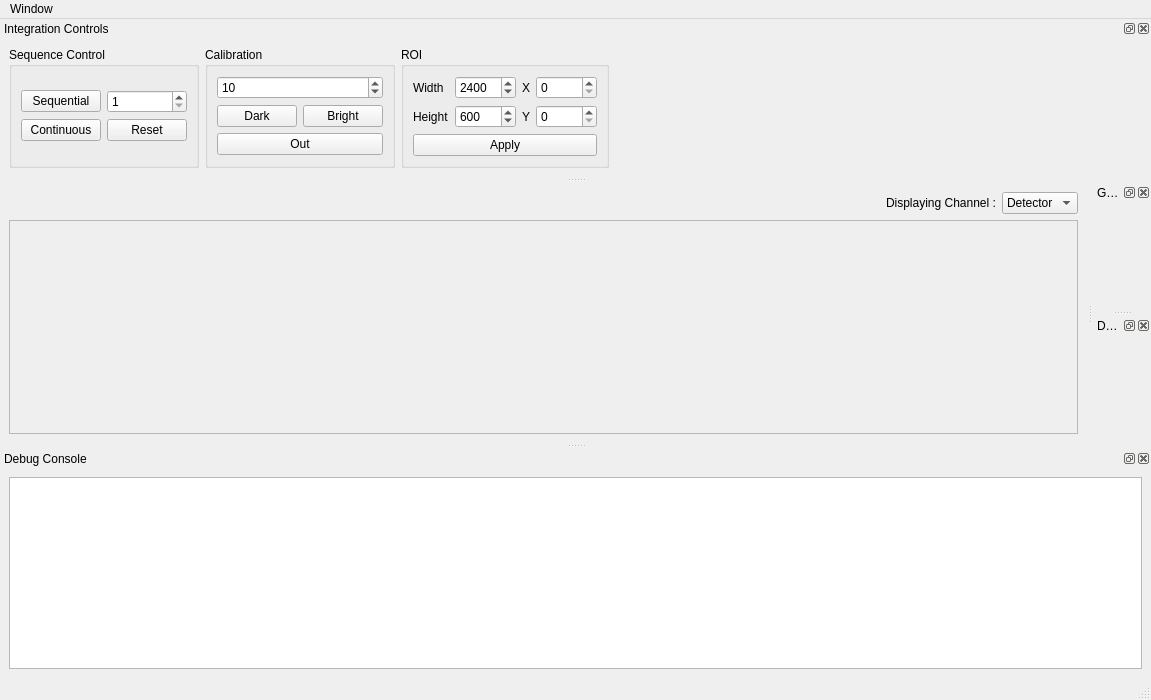
<?xml version="1.0" encoding="UTF-8"?>
<ui version="4.0">
 <class>MainWindow</class>
 <widget class="QMainWindow" name="MainWindow">
  <property name="geometry">
   <rect>
    <x>0</x>
    <y>0</y>
    <width>1151</width>
    <height>700</height>
   </rect>
  </property>
  <property name="windowTitle">
   <string>Project Xiso</string>
  </property>
  <property name="windowIcon">
   <iconset>
    <normaloff>:/Qylon/Resources/Icon.png</normaloff>:/Qylon/Resources/Icon.png</iconset>
  </property>
  <widget class="QWidget" name="centralwidget">
   <layout class="QGridLayout" name="gridLayout_11">
    <item row="2" column="0">
     <widget class="QFrame" name="frame">
      <property name="frameShape">
       <enum>QFrame::StyledPanel</enum>
      </property>
      <property name="frameShadow">
       <enum>QFrame::Raised</enum>
      </property>
     </widget>
    </item>
    <item row="0" column="0">
     <layout class="QHBoxLayout" name="horizontalLayout_4">
      <item>
       <spacer name="horizontalSpacer_2">
        <property name="orientation">
         <enum>Qt::Horizontal</enum>
        </property>
        <property name="sizeHint" stdset="0">
         <size>
          <width>40</width>
          <height>20</height>
         </size>
        </property>
       </spacer>
      </item>
      <item>
       <widget class="QLabel" name="label">
        <property name="text">
         <string>Displaying Channel :</string>
        </property>
       </widget>
      </item>
      <item>
       <widget class="QComboBox" name="comboBox_channel">
        <property name="currentText">
         <string>Grabber</string>
        </property>
        <item>
         <property name="text">
          <string>Detector</string>
         </property>
        </item>
        <item>
         <property name="text">
          <string>Grabber</string>
         </property>
        </item>
       </widget>
      </item>
     </layout>
    </item>
   </layout>
  </widget>
  <widget class="QMenuBar" name="menubar">
   <property name="geometry">
    <rect>
     <x>0</x>
     <y>0</y>
     <width>1151</width>
     <height>21</height>
    </rect>
   </property>
   <widget class="QMenu" name="menuWindow">
    <property name="title">
     <string>Window</string>
    </property>
    <addaction name="actionPanel"/>
    <addaction name="actionDebug_Console"/>
    <addaction name="actionDetector_Settings"/>
    <addaction name="actionGrabber_Settings"/>
   </widget>
   <addaction name="menuWindow"/>
  </widget>
  <widget class="QStatusBar" name="statusbar"/>
  <widget class="QDockWidget" name="dockWidget_debug">
   <property name="allowedAreas">
    <set>Qt::BottomDockWidgetArea</set>
   </property>
   <property name="windowTitle">
    <string>Debug Console</string>
   </property>
   <attribute name="dockWidgetArea">
    <number>8</number>
   </attribute>
   <widget class="QWidget" name="dockWidgetContents_5">
    <layout class="QGridLayout" name="gridLayout_9">
     <item row="0" column="0">
      <layout class="QFormLayout" name="formLayout"/>
     </item>
     <item row="2" column="0">
      <widget class="QTextEdit" name="textEdit"/>
     </item>
    </layout>
   </widget>
  </widget>
  <widget class="QDockWidget" name="dockWidget_grabber">
   <property name="windowTitle">
    <string>Grabber Settings</string>
   </property>
   <attribute name="dockWidgetArea">
    <number>2</number>
   </attribute>
   <widget class="QWidget" name="dockWidgetContents_6">
    <layout class="QGridLayout" name="gridLayout_12">
     <item row="0" column="0">
      <layout class="QFormLayout" name="formLayout_grabber"/>
     </item>
    </layout>
   </widget>
  </widget>
  <widget class="QDockWidget" name="dockWidget_detector">
   <property name="windowTitle">
    <string>Detector Settings</string>
   </property>
   <attribute name="dockWidgetArea">
    <number>2</number>
   </attribute>
   <widget class="QWidget" name="dockWidgetContents_11">
    <layout class="QGridLayout" name="gridLayout">
     <item row="0" column="0">
      <layout class="QFormLayout" name="formLayout_detector"/>
     </item>
    </layout>
   </widget>
  </widget>
  <widget class="QDockWidget" name="dockWidget_panel">
   <property name="sizePolicy">
    <sizepolicy hsizetype="Minimum" vsizetype="Minimum">
     <horstretch>0</horstretch>
     <verstretch>0</verstretch>
    </sizepolicy>
   </property>
   <property name="floating">
    <bool>false</bool>
   </property>
   <property name="features">
    <set>QDockWidget::DockWidgetClosable|QDockWidget::DockWidgetFloatable|QDockWidget::DockWidgetMovable</set>
   </property>
   <property name="allowedAreas">
    <set>Qt::AllDockWidgetAreas</set>
   </property>
   <property name="windowTitle">
    <string>Integration Controls</string>
   </property>
   <attribute name="dockWidgetArea">
    <number>4</number>
   </attribute>
   <widget class="QWidget" name="dockWidgetContents_3">
    <layout class="QGridLayout" name="gridLayout_2">
     <item row="0" column="1">
      <widget class="QGroupBox" name="groupBox_calibration">
       <property name="title">
        <string>Calibration</string>
       </property>
       <layout class="QGridLayout" name="gridLayout_3">
        <item row="0" column="0">
         <layout class="QVBoxLayout" name="verticalLayout_3">
          <item>
           <layout class="QVBoxLayout" name="verticalLayout_2">
            <item>
             <widget class="QSpinBox" name="spinBox_calibCount">
              <property name="maximum">
               <number>100000</number>
              </property>
              <property name="value">
               <number>10</number>
              </property>
             </widget>
            </item>
            <item>
             <layout class="QHBoxLayout" name="horizontalLayout_3">
              <item>
               <widget class="QPushButton" name="pushButton_dark">
                <property name="text">
                 <string>Dark</string>
                </property>
               </widget>
              </item>
              <item>
               <widget class="QPushButton" name="pushButton_bright">
                <property name="text">
                 <string>Bright</string>
                </property>
               </widget>
              </item>
             </layout>
            </item>
           </layout>
          </item>
          <item>
           <widget class="QPushButton" name="pushButton_out">
            <property name="text">
             <string>Out</string>
            </property>
           </widget>
          </item>
         </layout>
        </item>
       </layout>
      </widget>
     </item>
     <item row="0" column="0">
      <widget class="QGroupBox" name="groupBox_sequenceControl">
       <property name="title">
        <string>Sequence Control</string>
       </property>
       <layout class="QGridLayout" name="gridLayout_4">
        <item row="0" column="0">
         <layout class="QVBoxLayout" name="verticalLayout">
          <item>
           <layout class="QHBoxLayout" name="horizontalLayout">
            <item>
             <widget class="QPushButton" name="pushButton_Sequential">
              <property name="text">
               <string>Sequential</string>
              </property>
             </widget>
            </item>
            <item>
             <widget class="QSpinBox" name="spinBox_Sequential">
              <property name="minimum">
               <number>1</number>
              </property>
              <property name="maximum">
               <number>100000</number>
              </property>
             </widget>
            </item>
           </layout>
          </item>
          <item>
           <layout class="QHBoxLayout" name="horizontalLayout_2">
            <item>
             <widget class="QPushButton" name="pushButton_Continuous">
              <property name="text">
               <string>Continuous</string>
              </property>
              <property name="checkable">
               <bool>true</bool>
              </property>
             </widget>
            </item>
            <item>
             <widget class="QPushButton" name="pushButton_reset">
              <property name="text">
               <string>Reset</string>
              </property>
             </widget>
            </item>
           </layout>
          </item>
         </layout>
        </item>
       </layout>
      </widget>
     </item>
     <item row="0" column="2">
      <widget class="QGroupBox" name="groupBox_ROI">
       <property name="enabled">
        <bool>true</bool>
       </property>
       <property name="title">
        <string>ROI</string>
       </property>
       <property name="flat">
        <bool>false</bool>
       </property>
       <layout class="QGridLayout" name="gridLayout_26">
        <item row="0" column="0">
         <layout class="QVBoxLayout" name="verticalLayout_8">
          <item>
           <layout class="QHBoxLayout" name="horizontalLayout_16">
            <item>
             <widget class="QLabel" name="label_9">
              <property name="text">
               <string>Width</string>
              </property>
             </widget>
            </item>
            <item>
             <widget class="QSpinBox" name="spinBox_width">
              <property name="minimum">
               <number>1</number>
              </property>
              <property name="maximum">
               <number>99999</number>
              </property>
              <property name="value">
               <number>2400</number>
              </property>
             </widget>
            </item>
           </layout>
          </item>
          <item>
           <layout class="QHBoxLayout" name="horizontalLayout_17">
            <item>
             <widget class="QLabel" name="label_10">
              <property name="text">
               <string>Height</string>
              </property>
             </widget>
            </item>
            <item>
             <widget class="QSpinBox" name="spinBox_height">
              <property name="minimum">
               <number>1</number>
              </property>
              <property name="maximum">
               <number>99999</number>
              </property>
              <property name="value">
               <number>600</number>
              </property>
             </widget>
            </item>
           </layout>
          </item>
         </layout>
        </item>
        <item row="0" column="1">
         <layout class="QVBoxLayout" name="verticalLayout_9">
          <item>
           <layout class="QHBoxLayout" name="horizontalLayout_18">
            <item>
             <widget class="QLabel" name="label_roiX">
              <property name="text">
               <string>X</string>
              </property>
             </widget>
            </item>
            <item>
             <widget class="QSpinBox" name="spinBox_roiX">
              <property name="maximum">
               <number>99999</number>
              </property>
             </widget>
            </item>
           </layout>
          </item>
          <item>
           <layout class="QHBoxLayout" name="horizontalLayout_19">
            <item>
             <widget class="QLabel" name="label_roiY">
              <property name="text">
               <string>Y</string>
              </property>
             </widget>
            </item>
            <item>
             <widget class="QSpinBox" name="spinBox_roiY">
              <property name="maximum">
               <number>99999</number>
              </property>
             </widget>
            </item>
           </layout>
          </item>
         </layout>
        </item>
        <item row="1" column="0" colspan="2">
         <widget class="QPushButton" name="pushButton_roiApply">
          <property name="text">
           <string>Apply</string>
          </property>
         </widget>
        </item>
       </layout>
      </widget>
     </item>
     <item row="0" column="4">
      <spacer name="horizontalSpacer">
       <property name="orientation">
        <enum>Qt::Horizontal</enum>
       </property>
       <property name="sizeHint" stdset="0">
        <size>
         <width>40</width>
         <height>20</height>
        </size>
       </property>
      </spacer>
     </item>
    </layout>
   </widget>
  </widget>
  <action name="actionGrabber">
   <property name="text">
    <string>Grabber</string>
   </property>
  </action>
  <action name="actionDetector">
   <property name="text">
    <string>Detector</string>
   </property>
  </action>
  <action name="actionSequential_Grabbing">
   <property name="text">
    <string>Sequential Grabbing</string>
   </property>
  </action>
  <action name="actionContinuous_Grabbing">
   <property name="checkable">
    <bool>true</bool>
   </property>
   <property name="text">
    <string>Continuous Grabbing</string>
   </property>
  </action>
  <action name="actionPanel">
   <property name="checkable">
    <bool>true</bool>
   </property>
   <property name="checked">
    <bool>true</bool>
   </property>
   <property name="text">
    <string>Settings Panel</string>
   </property>
  </action>
  <action name="actionDebug_Console">
   <property name="checkable">
    <bool>true</bool>
   </property>
   <property name="checked">
    <bool>true</bool>
   </property>
   <property name="text">
    <string>Debug Console</string>
   </property>
  </action>
  <action name="actionGrabber_Settings">
   <property name="checkable">
    <bool>true</bool>
   </property>
   <property name="checked">
    <bool>true</bool>
   </property>
   <property name="text">
    <string>Grabber Settings</string>
   </property>
  </action>
  <action name="actionDetector_Settings">
   <property name="checkable">
    <bool>true</bool>
   </property>
   <property name="checked">
    <bool>true</bool>
   </property>
   <property name="text">
    <string>Detector Settings</string>
   </property>
  </action>
 </widget>
 <tabstops>
  <tabstop>textEdit</tabstop>
 </tabstops>
 <resources/>
 <connections/>
</ui>
